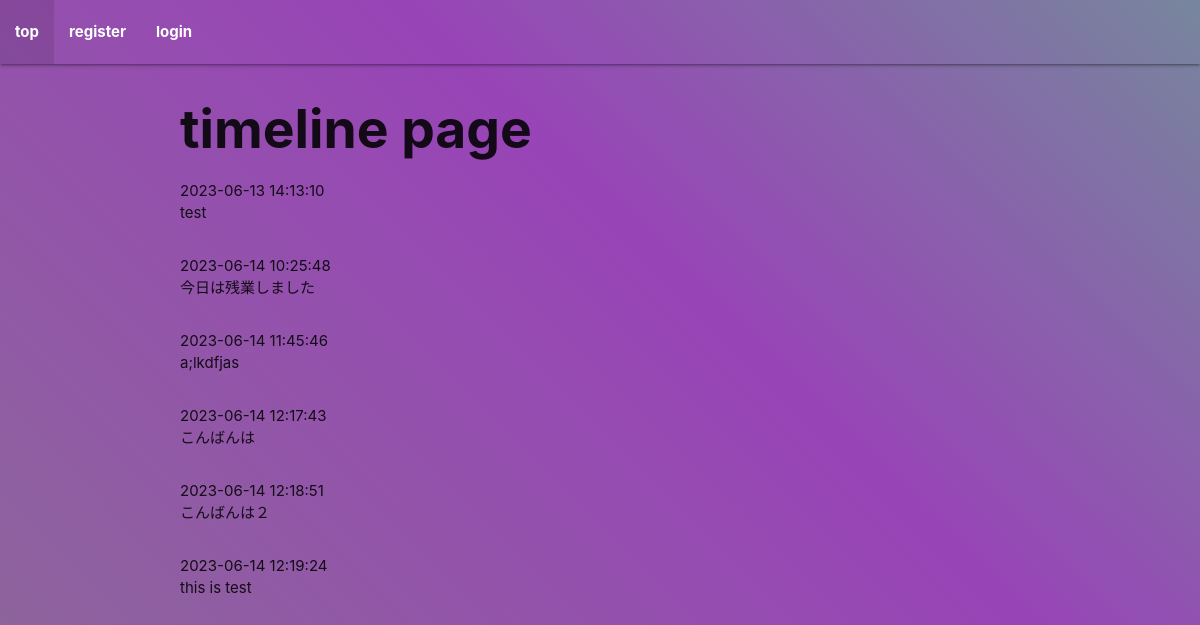
Before: /timeline with the older database file.
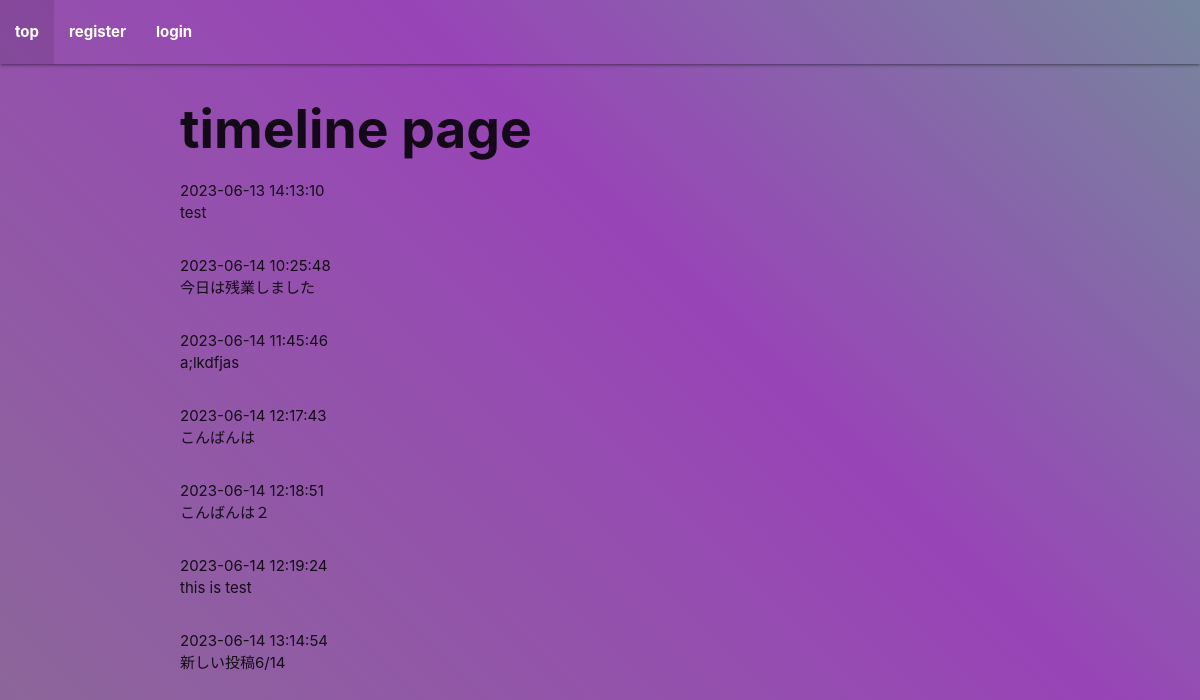
After: the same page with the newer database file.
### app.py (models this page shows)
class Post(Base):
    __tablename__ = 'posts'
    id = Column(Integer, primary_key=True)
    content = Column(String)
    created_at = Column(DateTime, default=func.now())
    user_id = Column(Integer, ForeignKey('users.id'))
    user = relationship('User')

### app.py (the view)
@app.route('/timeline')
def timeline():
    success_message = request.args.get('success_message')
    posts = db_session.query(Post).all()
    print(posts)
    for post in posts:
        print(post.content)
    return render_template('timeline.html', success_message=success_message, posts=posts)

### app.py (called while the page is built)
@app.context_processor
def inject_is_active():
    def is_active(page):
        return 'active' if request.path == url_for(page) else ''
    return dict(is_active=is_active)

@app.context_processor
def page_list():
    before_login_list = ['top', 'register', 'login']
    after_login_list = ['top', 'profile', 'timeline', 'post', 'logout']
    if 'username' in session:
        page_list = after_login_list
    else:
        page_list = before_login_list
    return dict(page_list=page_list)

### templates/timeline.html (shortened to what this page needs)
{% extends "base.html" %}
{% block content %}
<div class="container">
    <h2 class="page_title">timeline page</h2>
    {% for post in posts %}
        <div>{{ post.created_at }}</div>
        <div>{{ post.content }}</div>
        <div class="space"></div>
    {% endfor %}
</div>
{% endblock %}

### templates/base.html (shortened to what this page needs)
<!DOCTYPE html>
<html lang="en">
<head>
    <link rel="stylesheet" href="{{ url_for('static', filename='styles.css') }}">
    <link rel="stylesheet" href="https://cdnjs.cloudflare.com/ajax/libs/materialize/1.0.0/css/materialize.min.css">
</head>
<nav style="background: none;">
    <div class="nav-wrapper ">
        <ul class="hide-on-med-and-down">
            {% for i in page_list %}
            <li class="{{ is_active(i) }}"><a href="{{ url_for(i) }}">{{i}}</a></li>
            {% endfor %}
        </ul>
    </div>
</nav>
{% block content %}
{% endblock %}
</body>
</html>

### static/styles.css (style rules this page uses)
.page_title { font-weight: bold; }
nav { background-color: transparent; font-weight: bold; }
.space { height: 30px; }

Changed rows visible on the page:
added Post: created_at "2023-06-14 13:14:54", content "新しい投稿6/14"
